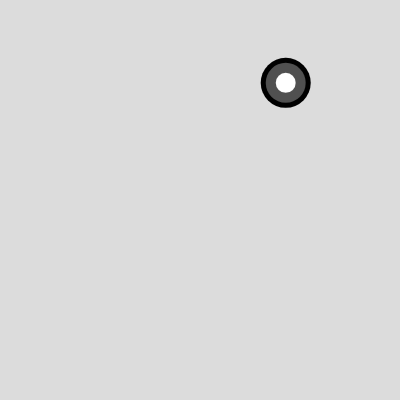
Frame 1 (no input)
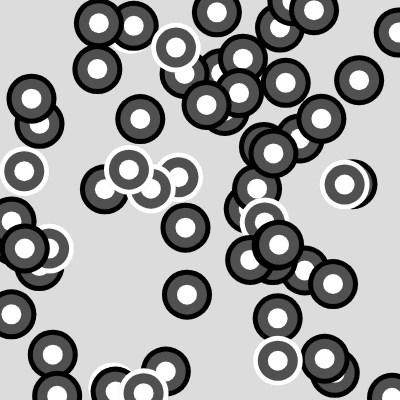
Frame 60 (no input)
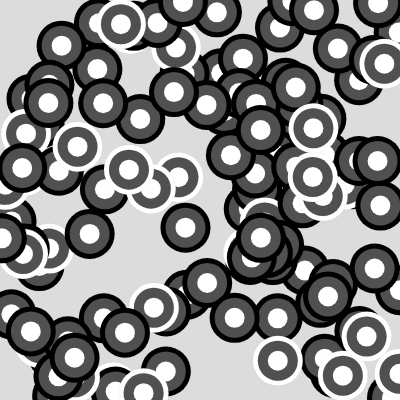
Frame 120 (the mouse pressed at the canvas centre since frame 60)

The p5.js sketch that drew these frames (run headless with seeded random() and noise() and a simulated clock; from frame 60 on, the mouse is pressed at the canvas centre):

// p5.js sketch
// ── sketch.js
var mona = {
  x : 100,
  y : 100
} 

let xoff = 1 ;
function setup() {
  createCanvas(400, 400);
  background(220);
    noiseSeed(99);
  stroke(0, 10);
  // frameRate (50)
}
function draw() {
  // {
  //   if ( mona.x>0 && mona.x<width) {
  //     fill (0) } else {
  //       fill (255);
  //     }
    if ( mona.y<300 && mona.y<height) {
      fill (0) } else {
        fill (255);
      }
//    {
//   xoff = xoff + .02;
//   let n = noise(xoff) * width;
//   rect (n, 40, 40, 320);
// }
  mona.x =random(0,width);
  mona.y = random(0,height);
  noSmooth(500);
  circle (mona.x, mona.y, 50, 50,)
    fill(80)
  circle (mona.x, mona.y, 40, 40, )
  fill(255)
  circle (mona.x, mona.y, 20, 20, )
 
  // mona.x = mona.x + 15
  // mona.y= mona.y + 15
  }
